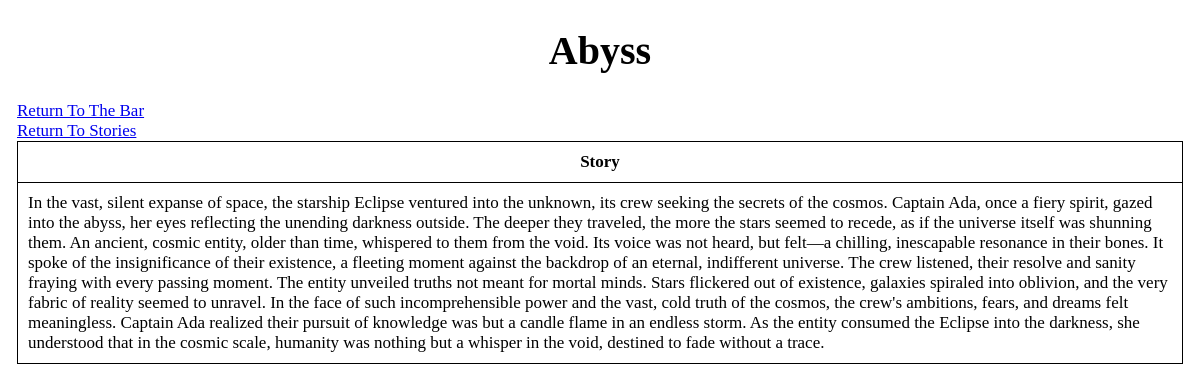
/viewstory/1, run on the app's committed database.
### main.py (models this page shows, shortened)
class NewStory(db.Model):
    id = db.Column(db.Integer, primary_key=True)
    title = db.Column(db.String(200), nullable=False)
    genre = db.Column(db.String(200), nullable=True)
    content = db.Column(db.Text, nullable=False)
    date_created = db.Column(db.DateTime, default=datetime.utcnow)

### main.py (the view)
@app.route('/viewstory/<int:id>', methods=['GET'])
def view_story(id):
    story = NewStory.query.get_or_404(id)
    return render_template('view_story.html', story=story, current_user=current_user)

### templates/view_story.html (shortened to what this page needs)
{% extends 'base.html' %}
{% block body %}
<div class="content">
	<h1 style="text-align: center;">{{ story.title }}</h1>
	<div>
		<a href="/" class="button">Return To The Bar</a>
	</div>
	<div>
		<a href="/story_db/" class="button">Return To Stories</a>
	</div>
	<table class="center">
		<tr>
			<th>Story</th>
		</tr>
		<tr>
			<td>{{ story.content }}</td>
		</tr>
	</table>
</div>
{% endblock %}

### static/css/main.css (style rules this page uses)
body { margin: 17px; font-family: consolas; font-size: 17px; }
h1 { font-size: 40px; color: black; text-align: center; }
table, th, td { border: 1px solid black; border-collapse: collapse; font-family: consolas; }
th { padding: 10px; text-align: center; vertical-align: middle; font-family: consolas; }
td { padding: 10px; text-align: left; vertical-align: middle; font-family: consolas; }
.center { margin-left: auto; margin-right: auto; }

### data on the page
NewStory: title "Abyss", content "In the vast, silent expanse of space, the starship Eclipse ventured into the unknown, its crew seeking the secrets of the cosmos. Captain Ada, once a fiery spirit, gazed into the abyss, her eyes reflecting the unending darkness outside. The deeper they traveled, the more the stars seemed to recede, as if the universe itself was shunning them. An ancient, cosmic entity, older than time, whispered to them from the void. Its voice was not heard, but felt—a chilling, inescapable resonance in their bones. It spoke of the insignificance of their existence, a fleeting moment against the backdrop of an eternal, indifferent universe. The crew listened, their resolve and sanity fraying with every…"
